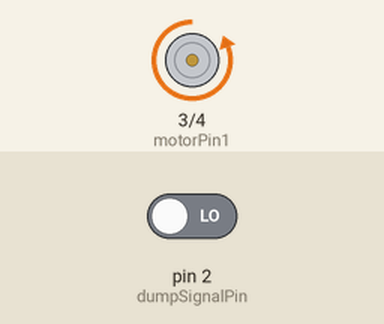
Simulated run of this sketch. Board: Arduino Uno, built with avr-gcc and run on an emulated ATmega328P. On the bench: motor-driver pin pairs drawn as motors (green arrow = first pin HIGH = forward, orange = second pin HIGH = backward, longer = more drive, scaled by the enable pin). The test bench sets the inputs (shaded band); at power-on: pin 2 (dumpSignalPin) LOW.

Above: at 1.2 s.
1.3 s: pin 2 (dumpSignalPin) driven HIGH
At 2.6 s:
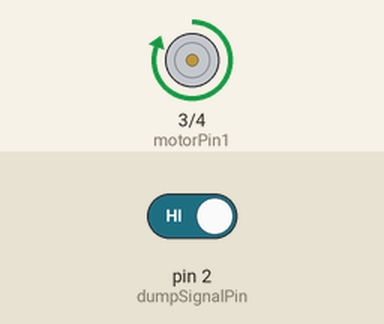
Timing chart, 0 to 4.3 s (numbered marks = the images above; inputs shaded):
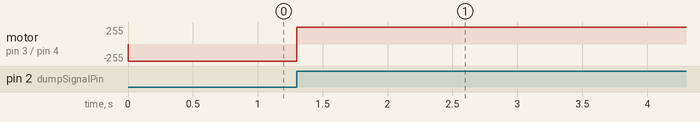

The sketch:

mulut_v2.ino
```cpp
const int motorPin1 = 3;
const int motorPin2 = 4;
const int enablePin = 8;

// Define dumpSignal
const int dumpSignalPin = 2;

void setup() {
  pinMode(motorPin1, OUTPUT);
  pinMode(motorPin2, OUTPUT);
  pinMode(enablePin, OUTPUT);

  pinMode(dumpSignalPin, INPUT);

  // Default continuous brush
  digitalWrite(motorPin1, LOW);
  digitalWrite(motorPin2, HIGH);
  analogWrite(enablePin, 255);
}

void loop() {
  // Cek apabila dumpSignal aktif
  if (digitalRead(dumpSignalPin) == HIGH) {

    // Brush counterclockwise selama dumping
    digitalWrite(motorPin1, HIGH);
    digitalWrite(motorPin2, LOW);
    analogWrite(enablePin, 255);

    // Perkiraan waktu (disesuaikan dengan dumping)
    // Need testi apakah lebih baik brush akan tetap jalan counterclockwise setelah dumping

    // delay(5000);

    // After dumping, spin the motor forward again
    // digitalWrite(motorPin1, LOW); // Set motor direction
    // digitalWrite(motorPin2, HIGH); // Set motor direction
    // analogWrite(enablePin, 255); // Set motor speed (0-255)
  }

}
```

Measured:
- after the input at 1.3 s, motor on pin 3 (motorPin1) / pin 4 (motorPin2): backward 255/255 → forward 255/255 at once
